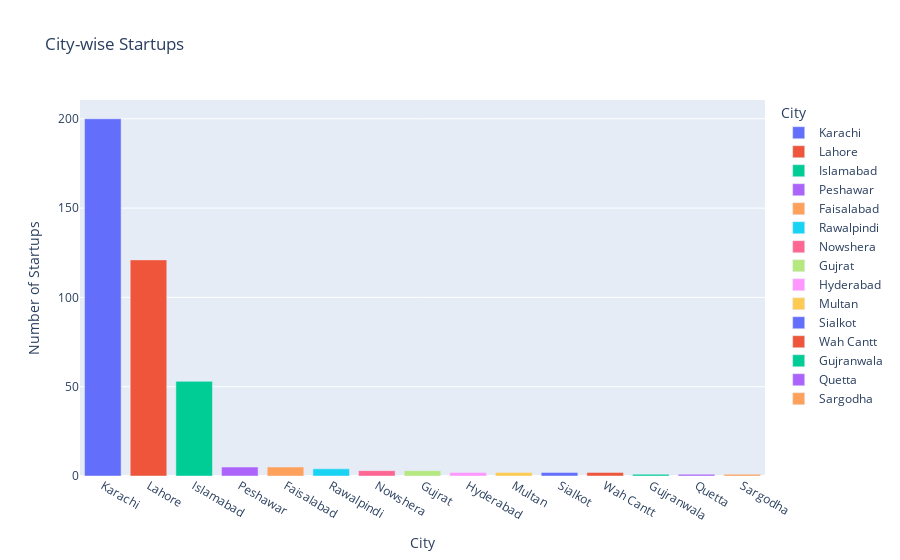

Notebook source saved alongside this figure:
### Code cell
# Sort the DataFrame by startup count in descending order
city_counts_df_sorted = city_counts_df.sort_values(by='Count', ascending=False)

# Create the bar plot using Plotly
fig = px.bar(city_counts_df_sorted, x='City', y='Count', title='City-wise Startups', labels={'Count': 'Number of Startups', 'City': 'City'}, color='City')
fig.update_layout(xaxis={'categoryorder':'total descending'}, xaxis_title='City', yaxis_title='Number of Startups')
fig.show()

### Figure 1 — Plotly figure (JSON) as saved in the notebook; plotly's stock layout.template omitted (floating-point values rounded to 4 significant figures)
{"data": [{"alignmentgroup": "True", "hovertemplate": "City=%{x}<br>Number of Startups=%{y}<extra></extra>", "legendgroup": "Karachi", "marker": {"color": "#636efa", "pattern": {"shape": ""}}, "name": "Karachi", "offsetgroup": "Karachi", "orientation": "v", "showlegend": true, "textposition": "auto", "type": "bar", "x": ["Karachi"], "xaxis": "x", "y": [200], "yaxis": "y"}, {"alignmentgroup": "True", "hovertemplate": "City=%{x}<br>Number of Startups=%{y}<extra></extra>", "legendgroup": "Lahore", "marker": {"color": "#EF553B", "pattern": {"shape": ""}}, "name": "Lahore", "offsetgroup": "Lahore", "orientation": "v", "showlegend": true, "textposition": "auto", "type": "bar", "x": ["Lahore"], "xaxis": "x", "y": [121], "yaxis": "y"}, {"alignmentgroup": "True", "hovertemplate": "City=%{x}<br>Number of Startups=%{y}<extra></extra>", "legendgroup": "Islamabad", "marker": {"color": "#00cc96", "pattern": {"shape": ""}}, "name": "Islamabad", "offsetgroup": "Islamabad", "orientation": "v", "showlegend": true, "textposition": "auto", "type": "bar", "x": ["Islamabad"], "xaxis": "x", "y": [53], "yaxis": "y"}, {"alignmentgroup": "True", "hovertemplate": "City=%{x}<br>Number of Startups=%{y}<extra></extra>", "legendgroup": "Peshawar", "marker": {"color": "#ab63fa", "pattern": {"shape": ""}}, "name": "Peshawar", "offsetgroup": "Peshawar", "orientation": "v", "showlegend": true, "textposition": "auto", "type": "bar", "x": ["Peshawar"], "xaxis": "x", "y": [5], "yaxis": "y"}, {"alignmentgroup": "True", "hovertemplate": "City=%{x}<br>Number of Startups=%{y}<extra></extra>", "legendgroup": "Faisalabad", "marker": {"color": "#FFA15A", "pattern": {"shape": ""}}, "name": "Faisalabad", "offsetgroup": "Faisalabad", "orientation": "v", "showlegend": true, "textposition": "auto", "type": "bar", "x": ["Faisalabad"], "xaxis": "x", "y": [5], "yaxis": "y"}, {"alignmentgroup": "True", "hovertemplate": "City=%{x}<br>Number of Startups=%{y}<extra></extra>", "legendgroup": "Rawalpindi", "marker": {"color": "#19d3f3", "pattern": {"shape": ""}}, "name": "Rawalpindi", "offsetgroup": "Rawalpindi", "orientation": "v", "showlegend": true, "textposition": "auto", "type": "bar", "x": ["Rawalpindi"], "xaxis": "x", "y": [4], "yaxis": "y"}, {"alignmentgroup": "True", "hovertemplate": "City=%{x}<br>Number of Startups=%{y}<extra></extra>", "legendgroup": "Nowshera", "marker": {"color": "#FF6692", "pattern": {"shape": ""}}, "name": "Nowshera", "offsetgroup": "Nowshera", "orientation": "v", "showlegend": true, "textposition": "auto", "type": "bar", "x": ["Nowshera"], "xaxis": "x", "y": [3], "yaxis": "y"}, {"alignmentgroup": "True", "hovertemplate": "City=%{x}<br>Number of Startups=%{y}<extra></extra>", "legendgroup": "Gujrat", "marker": {"color": "#B6E880", "pattern": {"shape": ""}}, "name": "Gujrat", "offsetgroup": "Gujrat", "orientation": "v", "showlegend": true, "textposition": "auto", "type": "bar", "x": ["Gujrat"], "xaxis": "x", "y": [3], "yaxis": "y"}, {"alignmentgroup": "True", "hovertemplate": "City=%{x}<br>Number of Startups=%{y}<extra></extra>", "legendgroup": "Hyderabad", "marker": {"color": "#FF97FF", "pattern": {"shape": ""}}, "name": "Hyderabad", "offsetgroup": "Hyderabad", "orientation": "v", "showlegend": true, "textposition": "auto", "type": "bar", "x": ["Hyderabad"], "xaxis": "x", "y": [2], "yaxis": "y"}, {"alignmentgroup": "True", "hovertemplate": "City=%{x}<br>Number of Startups=%{y}<extra></extra>", "legendgroup": "Multan", "marker": {"color": "#FECB52", "pattern": {"shape": ""}}, "name": "Multan", "offsetgroup": "Multan", "orientation": "v", "showlegend": true, "textposition": "auto", "type": "bar", "x": ["Multan"], "xaxis": "x", "y": [2], "yaxis": "y"}, {"alignmentgroup": "True", "hovertemplate": "City=%{x}<br>Number of Startups=%{y}<extra></extra>", "legendgroup": "Sialkot", "marker": {"color": "#636efa", "pattern": {"shape": ""}}, "name": "Sialkot", "offsetgroup": "Sialkot", "orientation": "v", "showlegend": true, "textposition": "auto", "type": "bar", "x": ["Sialkot"], "xaxis": "x", "y": [2], "yaxis": "y"}, {"alignmentgroup": "True", "hovertemplate": "City=%{x}<br>Number of Startups=%{y}<extra></extra>", "legendgroup": "Wah Cantt", "marker": {"color": "#EF553B", "pattern": {"shape": ""}}, "name": "Wah Cantt", "offsetgroup": "Wah Cantt", "orientation": "v", "showlegend": true, "textposition": "auto", "type": "bar", "x": ["Wah Cantt"], "xaxis": "x", "y": [2], "yaxis": "y"}, {"alignmentgroup": "True", "hovertemplate": "City=%{x}<br>Number of Startups=%{y}<extra></extra>", "legendgroup": "Gujranwala", "marker": {"color": "#00cc96", "pattern": {"shape": ""}}, "name": "Gujranwala", "offsetgroup": "Gujranwala", "orientation": "v", "showlegend": true, "textposition": "auto", "type": "bar", "x": ["Gujranwala"], "xaxis": "x", "y": [1], "yaxis": "y"}, {"alignmentgroup": "True", "hovertemplate": "City=%{x}<br>Number of Startups=%{y}<extra></extra>", "legendgroup": "Quetta", "marker": {"color": "#ab63fa", "pattern": {"shape": ""}}, "name": "Quetta", "offsetgroup": "Quetta", "orientation": "v", "showlegend": true, "textposition": "auto", "type": "bar", "x": ["Quetta"], "xaxis": "x", "y": [1], "yaxis": "y"}, {"alignmentgroup": "True", "hovertemplate": "City=%{x}<br>Number of Startups=%{y}<extra></extra>", "legendgroup": "Sargodha", "marker": {"color": "#FFA15A", "pattern": {"shape": ""}}, "name": "Sargodha", "offsetgroup": "Sargodha", "orientation": "v", "showlegend": true, "textposition": "auto", "type": "bar", "x": ["Sargodha"], "xaxis": "x", "y": [1], "yaxis": "y"}], "layout": {"barmode": "relative", "legend": {"title": {"text": "City"}, "tracegroupgap": 0}, "title": {"text": "City-wise Startups"}, "xaxis": {"anchor": "y", "categoryarray": ["Karachi", "Lahore", "Islamabad", "Peshawar", "Faisalabad", "Rawalpindi", "Nowshera", "Gujrat", "Hyderabad", "Multan", "Sialkot", "Wah Cantt", "Gujranwala", "Quetta", "Sargodha"], "categoryorder": "total descending", "domain": [0, 1], "title": {"text": "City"}}, "yaxis": {"anchor": "x", "domain": [0, 1], "title": {"text": "Number of Startups"}}}}
